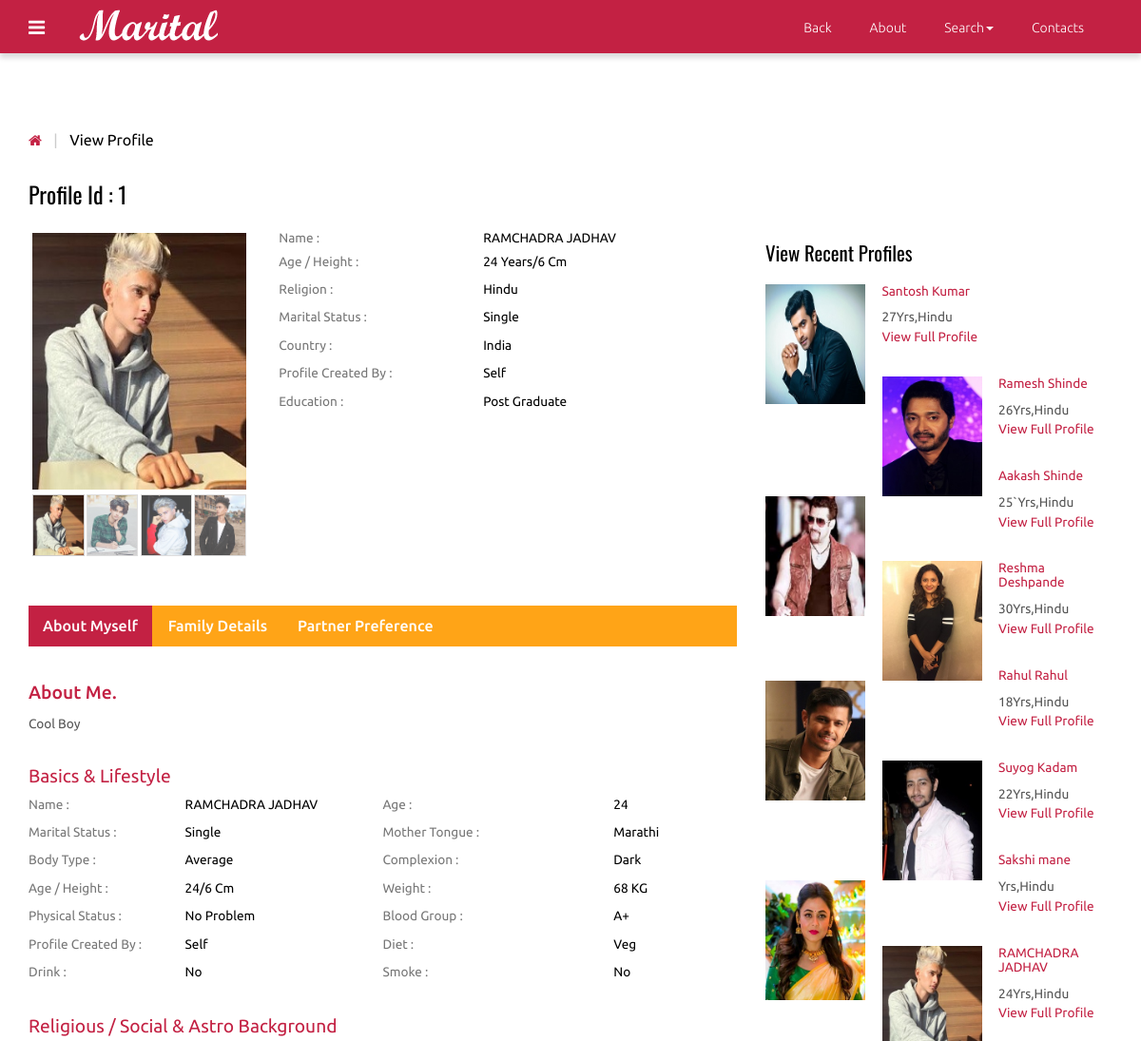
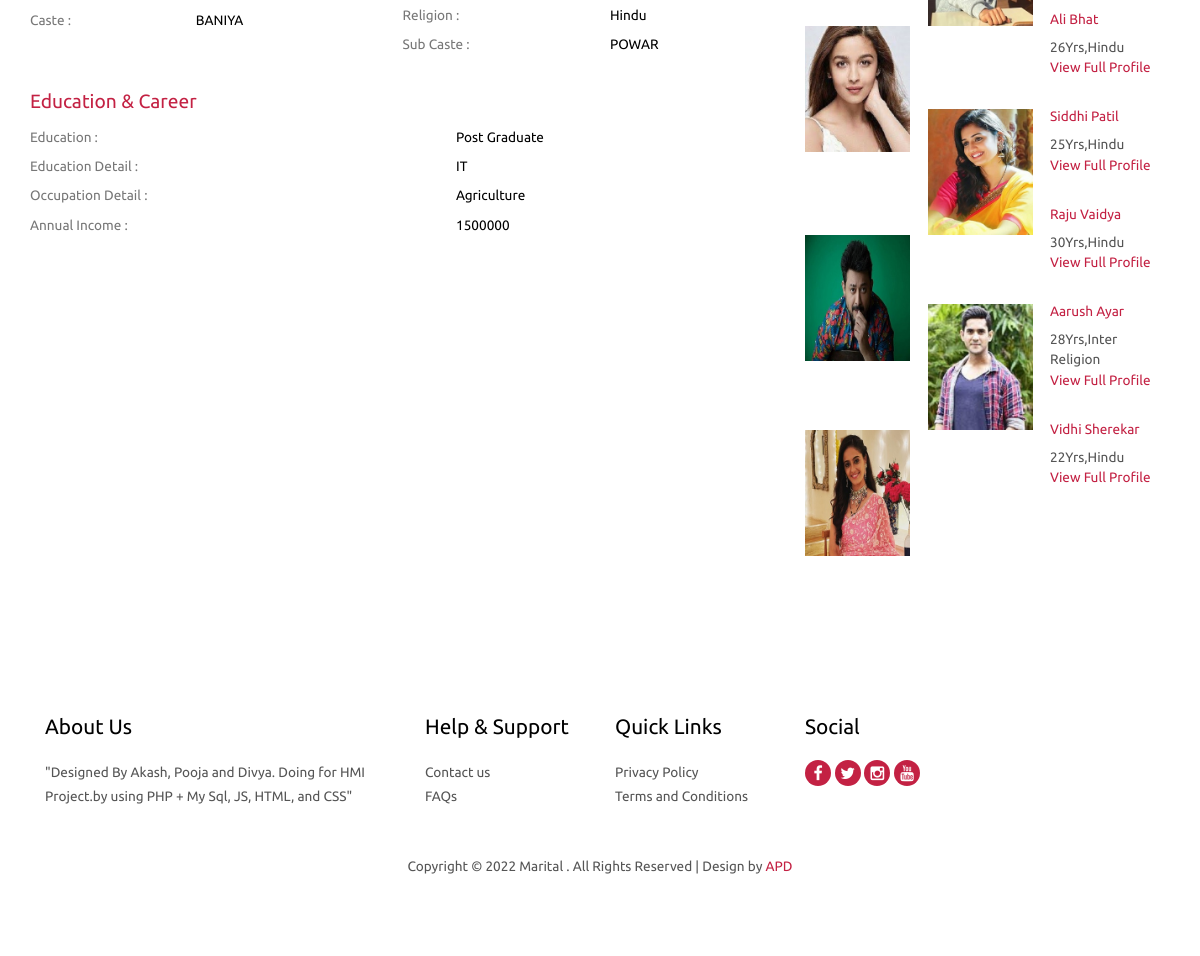
Page /view_profile.php?id=1 (signed in) on the committed database (2 pictures, top to bottom).
### tables this page shows
CREATE TABLE `photos` (
  `id` int(10) NOT NULL AUTO_INCREMENT,
  `cust_id` int(10) NOT NULL,
  `pic1` varchar(25) NOT NULL,
  `pic2` varchar(40) NOT NULL,
  `pic3` varchar(40) NOT NULL,
  `pic4` varchar(40) NOT NULL,
  PRIMARY KEY (`id`),
  UNIQUE KEY `cust_id` (`cust_id`)
);

CREATE TABLE `customer` (
  `id` int(10) NOT NULL AUTO_INCREMENT,
  `cust_id` int(5) NOT NULL,
  `email` varchar(60) NOT NULL,
  `age` varchar(10) NOT NULL,
  `height` int(10) NOT NULL,
  `sex` varchar(6) NOT NULL,
  `religion` varchar(20) NOT NULL,
  `caste` varchar(20) NOT NULL,
  `subcaste` varchar(20) NOT NULL,
  `district` varchar(20) NOT NULL,
  `state` varchar(20) NOT NULL,
  `country` varchar(10) NOT NULL,
  `maritalstatus` varchar(20) NOT NULL,
  `profilecreatedby` varchar(20) NOT NULL,
  `education` text NOT NULL,
  `education_sub` text NOT NULL,
  `firstname` text NOT NULL,
  `lastname` text NOT NULL,
  `body_type` text NOT NULL,
  `physical_status` text NOT NULL,
  `drink` varchar(8) NOT NULL,
  `mothertounge` text NOT NULL,
  `colour` varchar(20) NOT NULL,
  `weight` int(5) NOT NULL,
  `blood_group` varchar(5) NOT NULL,
  `diet` varchar(8) NOT NULL,
  `smoke` varchar(8) NOT NULL,
  `dateofbirth` date NOT NULL,
  `occupation` text NOT NULL,
  `occupation_descr` text NOT NULL,
  `annual_income` varchar(20) NOT NULL,
  `fathers_occupation` varchar(20) NOT NULL,
  `mothers_occupation` varchar(20) NOT NULL,
  `no_bro` int(5) NOT NULL,
  `no_sis` int(5) NOT NULL,
  `aboutme` text NOT NULL,
  `profilecreationdate` date NOT NULL,
  PRIMARY KEY (`id`),
  UNIQUE KEY `cust_id` (`cust_id`)
);

### functions.php (called while the page is built, shortened)
<?php
function mysqlexec($sql)
{
	$host = "localhost";
	$username = "root";
	$password = "";
	$db_name = "matrimony";
	$conn = mysqli_connect("$host", "$username", "$password") or die("cannot connect");
	mysqli_select_db($conn, "$db_name") or die("cannot select DB");
	if ($result = mysqli_query($conn, $sql)) {
		return $result;
	} else {
		echo mysqli_error($conn);
	}
}

### view_profile.php (the view, shortened to what this page needs)
<?php include_once("functions.php"); ?>
<?php
$id=$_GET['id'];
$profileid=$id;
$sql="SELECT * FROM customer WHERE cust_id = $id";
$result = mysqlexec($sql);
if($result){
$row=mysqli_fetch_assoc($result);
	$fname=$row['firstname'];
	$lname=$row['lastname'];
	$religion=$row['religion'];
	$caste = $row['caste'];
	$subcaste=$row['subcaste'];
	$country = $row['country'];
	$age=$row['age'];
	$maritalstatus=$row['maritalstatus'];
	$profileby=$row['profilecreatedby'];
	$education=$row['education'];
	$edudescr=$row['education_sub'];
	$bodytype=$row['body_type'];
	$physicalstatus=$row['physical_status'];
	$drink=$row['drink'];
	$smoke=$row['smoke'];
	$mothertounge=$row['mothertounge'];
	$bloodgroup=$row['blood_group'];
	$weight=$row['weight'];
	$height=$row['height'];
	$colour=$row['colour'];
	$diet=$row['diet'];
	$occupationdescr=$row['occupation_descr'];
	$income=$row['annual_income'];
	$aboutme=$row['aboutme'];
	$pic1="";
$sql2="SELECT * FROM photos WHERE cust_id = $profileid";
$result2 = mysqlexec($sql2);
if($result2){
	$row2=mysqli_fetch_array($result2);
	$pic1=$row2['pic1'];
}
}else{
	echo "<script>alert(\"Invalid Profile ID\")</script>";
}
?>
<!DOCTYPE HTML>
<html>
<head>
<link href="css/bootstrap-3.1.1.min.css" rel='stylesheet' type='text/css' />
<link href="css/style.css" rel='stylesheet' type='text/css' />
<link href="css/font-awesome.css" rel="stylesheet">
</head>
<body>
 <?php include_once("includes/navigation.php");?>
<div class="grid_3">
  <div class="container">
   <div class="breadcrumb1">
     <ul>
        <a href="index.php"><i class="fa fa-home home_1"></i></a>
        <span class="divider">&nbsp;|&nbsp;</span>
        <li class="current-page">View Profile</li>
     </ul>
   </div>
   <div class="profile">
   	 <div class="col-md-8 profile_left">
   	 	<h2>Profile Id : <?php echo $profileid;?></h2>
   	 	<div class="col_3">
   	        <div class="col-sm-4 row_2">
				<div class="flexslider">
					 <ul class="slides">
						<li data-thumb="profile/<?php echo $profileid;?>/<?php echo $pic1;?>">
							<img src="profile/<?php echo $profileid;?>/<?php echo $pic1;?>" />
						</li>
					 </ul>
				  </div>
			</div>
			<div class="col-sm-8 row_1">
				<table class="table_working_hours">
		        	<tbody>
		        		<tr class="opened_1">
							<td class="day_label">Name :</td>
							<td class="day_value"><?php echo $fname . " " .$lname; ?></td>
						</tr><tr class="opened_1">
							<td class="day_label">Age / Height :</td>
							<td class="day_value"><?php echo $age . " Years"; ?>/<?php echo $height . " Cm";?> </td>
						</tr>
					  	<tr class="opened">
							<td class="day_label">Religion :</td>
							<td class="day_value"><?php echo $religion;?></td>
						</tr>
					    <tr class="opened">
							<td class="day_label">Marital Status :</td>
							<td class="day_value"><?php echo $maritalstatus;?></td>
						</tr>
					    <tr class="opened">
							<td class="day_label">Country :</td>
							<td class="day_value"><?php echo $country;?></td>
						</tr>
					    <tr class="closed">
							<td class="day_label">Profile Created by :</td>
							<td class="day_value closed"><span><?php echo $profileby;?></span></td>
						</tr>
					    <tr class="closed">
							<td class="day_label">Education :</td>
							<td class="day_value closed"><span><?php echo $education;?></span></td>
						</tr>
				    </tbody>
				</table>
				</div>
			<div class="clearfix"> </div>
		</div>
		<div class="col_4">
		    <div class="bs-example bs-example-tabs" role="tabpanel" data-example-id="togglable-tabs">
			   <ul id="myTab" class="nav nav-tabs nav-tabs1" role="tablist">
				  <li role="presentation" class="active"><a href="#home" id="home-tab" role="tab" data-toggle="tab" aria-controls="home" aria-expanded="true">About Myself</a></li>
				  <li role="presentation"><a href="#profile" role="tab" id="profile-tab" data-toggle="tab" aria-controls="profile">Family Details</a></li>
				  <li role="presentation"><a href="#profile1" role="tab" id="profile-tab1" data-toggle="tab" aria-controls="profile1">Partner Preference</a></li>
			   </ul>
			   <div id="myTabContent" class="tab-content">
				  <div role="tabpanel" class="tab-pane fade in active" id="home" aria-labelledby="home-tab">
				    <div class="tab_box">
				    	<h1>About Me.</h1>
				    	<p><?php echo $aboutme; ?></p>
				    </div>
				    <div class="basic_1">
				    	<h3>Basics &amp; Lifestyle</h3>
				    	<div class="col-md-6 basic_1-left">
				    	  <table class="table_working_hours">
				        	<tbody>
				        		<tr class="opened_1">
									<td class="day_label">Name :</td>
									<td class="day_value"><?php echo $fname . " " .$lname; ?></td>
								</tr>
							    <tr class="opened">
									<td class="day_label">Marital Status :</td>
									<td class="day_value"><?php echo $maritalstatus;?></td>
								</tr>
							    <tr class="opened">
									<td class="day_label">Body Type :</td>
									<td class="day_value"><?php echo $bodytype;?></td>
								</tr>
							    <tr class="opened">
									<td class="day_label">Age / Height :</td>
									<td class="day_value"><?php echo $age; ?>/<?php echo $height;?> cm</td>
								</tr>
							    <tr class="opened">
									<td class="day_label">Physical Status :</td>
									<td class="day_value closed"><span><?php echo $physicalstatus;?></span></td>
								</tr>
							    <tr class="opened">
									<td class="day_label">Profile Created by :</td>
									<td class="day_value closed"><span><?php echo $profileby;?></span></td>
								</tr>
								<tr class="opened">
									<td class="day_label">Drink :</td>
									<td class="day_value closed"><span><?php echo $drink;?></span></td>
								</tr>
						    </tbody>
				          </table>
				         </div>
				         <div class="col-md-6 basic_1-left">
				          <table class="table_working_hours">
				        	<tbody>
				        		<tr class="opened_1">
									<td class="day_label">Age :</td>
									<td class="day_value"><?php echo $age;?></td>
								</tr>
							    <tr class="opened">
									<td class="day_label">Mother Tongue :</td>
									<td class="day_value"><?php echo $mothertounge;?></td>
								</tr>
							    <tr class="opened">
									<td class="day_label">Complexion :</td>
									<td class="day_value"><?php echo $colour;?></td>
								</tr>
							    <tr class="opened">
									<td class="day_label">Weight :</td>
									<td class="day_value"><?php echo $weight;?> KG</td>
								</tr>
							    <tr class="opened">
									<td class="day_label">Blood Group :</td>
									<td class="day_value"><?php echo $bloodgroup;?></td>
								</tr>
							    <tr class="closed">
									<td class="day_label">Diet :</td>
									<td class="day_value closed"><span><?php echo $diet;?></span></td>
								</tr>
							    <tr class="closed">
									<td class="day_label">Smoke :</td>
									<td class="day_value closed"><span><?php echo $smoke;?></span></td>
								</tr>
						    </tbody>
				        </table>
				        </div>
				        <div class="clearfix"> </div>
				    </div>
				    <div class="basic_1">
				    	<h3>Religious / Social & Astro Background</h3>
				    	<div class="col-md-6 basic_1-left">
				    	  <table class="table_working_hours">
				        	<tbody>
				        		<tr class="opened">
									<td class="day_label">Caste :</td>
									<td class="day_value"><?php echo $caste;?></td>
								</tr>
							</tbody>
				          </table>
				         </div>
				         <div class="col-md-6 basic_1-left">
				          <table class="table_working_hours">
				        	<tbody>
				        		<tr class="opened_1">
									<td class="day_label">Religion :</td>
									<td class="day_value"><?php echo $religion;?></td>
								</tr>
							    <tr class="opened">
									<td class="day_label">Sub Caste :</td>
									<td class="day_value"><?php echo $subcaste;?></td>
								</tr>
							</tbody>
				        </table>
				        </div>
				        <div class="clearfix"> </div>
				    </div>
				    <div class="basic_1 basic_2">
				    	<h3>Education & Career</h3>
				    	<div class="basic_1-left">
				    	  <table class="table_working_hours">
				        	<tbody>
				        		<tr class="opened">
									<td class="day_label">Education   :</td>
									<td class="day_value"><?php echo $education;?></td>
								</tr>
				        		<tr class="opened">
									<td class="day_label">Education Detail :</td>
									<td class="day_value"><?php echo $edudescr;?></td>
								</tr>
							    <tr class="opened">
									<td class="day_label">Occupation Detail :</td>
									<td class="day_value closed"><span><?php echo $occupationdescr;?></span></td>
								</tr>
							    <tr class="opened">
									<td class="day_label">Annual Income :</td>
									<td class="day_value closed"><span><?php echo $income;?></span></td>
								</tr>
							 </tbody>
				          </table>
				         </div>
				    </div>
				  </div>
		     </div>
		  </div>
	   </div>
   	 </div>
     <div class="col-md-4 profile_right">
        <div class="view_profile view_profile2">
        	<h3>View Recent Profiles</h3>
    <?php
     $sql="SELECT * FROM customer ORDER BY profilecreationdate ASC";
      $result=mysqlexec($sql);
      while($row=mysqli_fetch_assoc($result)){
            $profid=$row['cust_id'];
          $sql="SELECT * FROM photos WHERE cust_id=$profid";
          $result2=mysqlexec($sql);
          $photo=mysqli_fetch_assoc($result2);
          $pic=$photo['pic1'];
          echo "<ul class=\"profile_item\">";
            echo"<a href=\"view_profile.php?id={$profid}\">";
              echo "<li class=\"profile_item-img\"><img src=\"profile/". $profid."/".$pic ."\"" . "class=\"img-responsive\" alt=\"\"/></li>";
               echo "<li class=\"profile_item-desc\">";
                  echo "<h4>" . $row['firstname'] . " " . $row['lastname'] . "</h4>";
                  echo "<p>" . $row['age']. "Yrs," . $row['religion'] . "</p>";
                  echo "<h5>" . "View Full Profile" . "</h5>";
               echo "</li>";
      echo "</a>";
      echo "</ul>";
      }
     ?>
</div>
        </div>
       <div class="clearfix"> </div>
    </div>
  </div>
</div>
<?php include_once("footer.php");?>
<link rel="stylesheet" href="css/flexslider.css" type="text/css" media="screen" />
</body>
</html>

### includes/navigation.php (shortened to what this page needs)
<div class="navbar navbar-inverse-blue navbar">
     <div class="navbar-inner navbar-inner_1">
       <div class="container">
          <div class="navigation">
            <nav id="colorNav">
		   <ul>
			<li class="green">
			</li>
		   </ul>
            </nav>
          </div>
          <a class="brand" href="index.php"><img src="images/logo.png" alt="logo"></a>
          <div class="pull-right">
         	<nav class="navbar nav_bottom" role="navigation">
	    <div class="collapse navbar-collapse" id="bs-megadropdown-tabs">
	        <ul class="nav navbar-nav nav_1">
			<li><a href="javascript:history.back()">Back</a></li>
	            <li><a href="about.php">About</a></li>
				<li class="dropdown">
	              <a href="#" class="dropdown-toggle" data-toggle="dropdown">Search<span class="caret"></span></a>
	            </li>
	            <li class="last"><a href="contact.php">Contacts</a></li>
	        </ul>
	     </div>
	    </nav>
	   </div>
         <div class="clearfix"> </div>
       </div>
     </div>
   </div>

### footer.php (shortened to what this page needs)
<div class="footer">
	<div class="container">
		<div class="col-md-4 col_2">
			<h4>About Us</h4>
			<p>"Designed By Akash, Pooja and Divya. Doing for HMI Project.by using PHP + My Sql, JS, HTML, and CSS"</p>
		</div>
		<div class="col-md-2 col_2">
			<h4>Help & Support</h4>
			<ul class="footer_links">
				<li><a href="contact.php">Contact us</a></li>
				<li><a href="faq.php">FAQs</a></li>
			</ul>
		</div>
		<div class="col-md-2 col_2">
			<h4>Quick Links</h4>
			<ul class="footer_links">
				<li><a href="privacy.php">Privacy Policy</a></li>
				<li><a href="terms.php">Terms and Conditions</a></li>
			</ul>
		</div>
		<div class="col-md-2 col_2">
			<h4>Social</h4>
			<ul class="footer_social">
				<li><a href="https://www.facebook.com/utssahofficial"><i class="fa fa-facebook fa1"> </i></a></li>
				<li><a href="#https://twitter.com/utssahofficial"><i class="fa fa-twitter fa1"> </i></a></li>
				<li><a href="https://www.instagram.com/utssahofficial/"><i class="fa fa-instagram fa1"> </i></a></li>
				<li><a href="https://www.youtube.com/channel/UCyNPsO7UaX8OvfEs1tTjGtw/featured?disable_polymer=1"><i class="fa fa-youtube fa1"> </i></a></li>
			</ul>
		</div>
		<div class="clearfix"> </div>
		<div class="copy">
			<p>Copyright © 2022 Marital . All Rights Reserved | Design by <a href="https://github.com/Akash-Dinkar-Bhujbal">APD</a>
				</a> </p>
		</div>
	</div>
</div>
</body>
<link rel="stylesheet" href="css/flexslider.css" type="text/css" media="screen" />
</html>

### css/flexslider.css (style rules this page uses)
.slides, .slides > li, .flex-control-nav, .flex-direction-nav { margin: 0; padding: 0; list-style: none; }
.flexslider { margin: 0; padding: 0; }
.flexslider .slides > li { display: none; -webkit-backface-visibility: hidden; }
.flexslider .slides img { width: 100%; display: block; }
.flexslider .slides:after { content: "\0020"; display: block; clear: both; visibility: hidden; line-height: 0; height: 0; }
.flexslider { background: #ffffff; border: 4px solid #ffffff; position: relative; zoom: 1; }
.flexslider .slides { zoom: 1; }
.flexslider .slides img { height: auto; }

### rows in the picture
photos: pic1 (picture)
customer: firstname "RAMCHADRA", lastname "JADHAV", age "24", height "6", religion "Hindu", maritalstatus "Single", country "India", profilecreatedby "Self", education "Post Graduate", aboutme "Cool Boy", body_type "Average", physical_status "No Problem", drink "No", mothertounge "Marathi", colour "Dark", weight "68", blood_group "A+", diet "Veg", smoke "No", caste "BANIYA", subcaste "POWAR", education_sub "IT", occupation_descr "Agriculture", annual_income "1500000", photos.pic1 (picture)
customer: photos.pic1 (picture), firstname "Santosh", lastname "Kumar", age "27", religion "Hindu"
customer: photos.pic1 (picture), firstname "Ramesh", lastname "Shinde", age "26", religion "Hindu"
customer: photos.pic1 (picture), firstname "Aakash", lastname "Shinde", age "25`", religion "Hindu"
customer: photos.pic1 (picture), firstname "Reshma", lastname "Deshpande", age "30", religion "Hindu"
customer: photos.pic1 (picture), firstname "Rahul", lastname "Rahul", age "18", religion "Hindu"
customer: photos.pic1 (picture), firstname "Suyog", lastname "Kadam", age "22", religion "Hindu"
customer: photos.pic1 (picture), firstname "Sakshi", lastname "mane", religion "Hindu"
customer: photos.pic1 (picture), firstname "Ali", lastname "Bhat", age "26", religion "Hindu"
customer: photos.pic1 (picture), firstname "Siddhi", lastname "Patil", age "25", religion "Hindu"
customer: photos.pic1 (picture), firstname "Raju", lastname "Vaidya", age "30", religion "Hindu"
customer: photos.pic1 (picture), firstname "Aarush", lastname "Ayar", age "28", religion "Inter Religion"
customer: photos.pic1 (picture), firstname "Vidhi", lastname "Sherekar", age "22", religion "Hindu"

### other values in the picture
$profileid "1"
